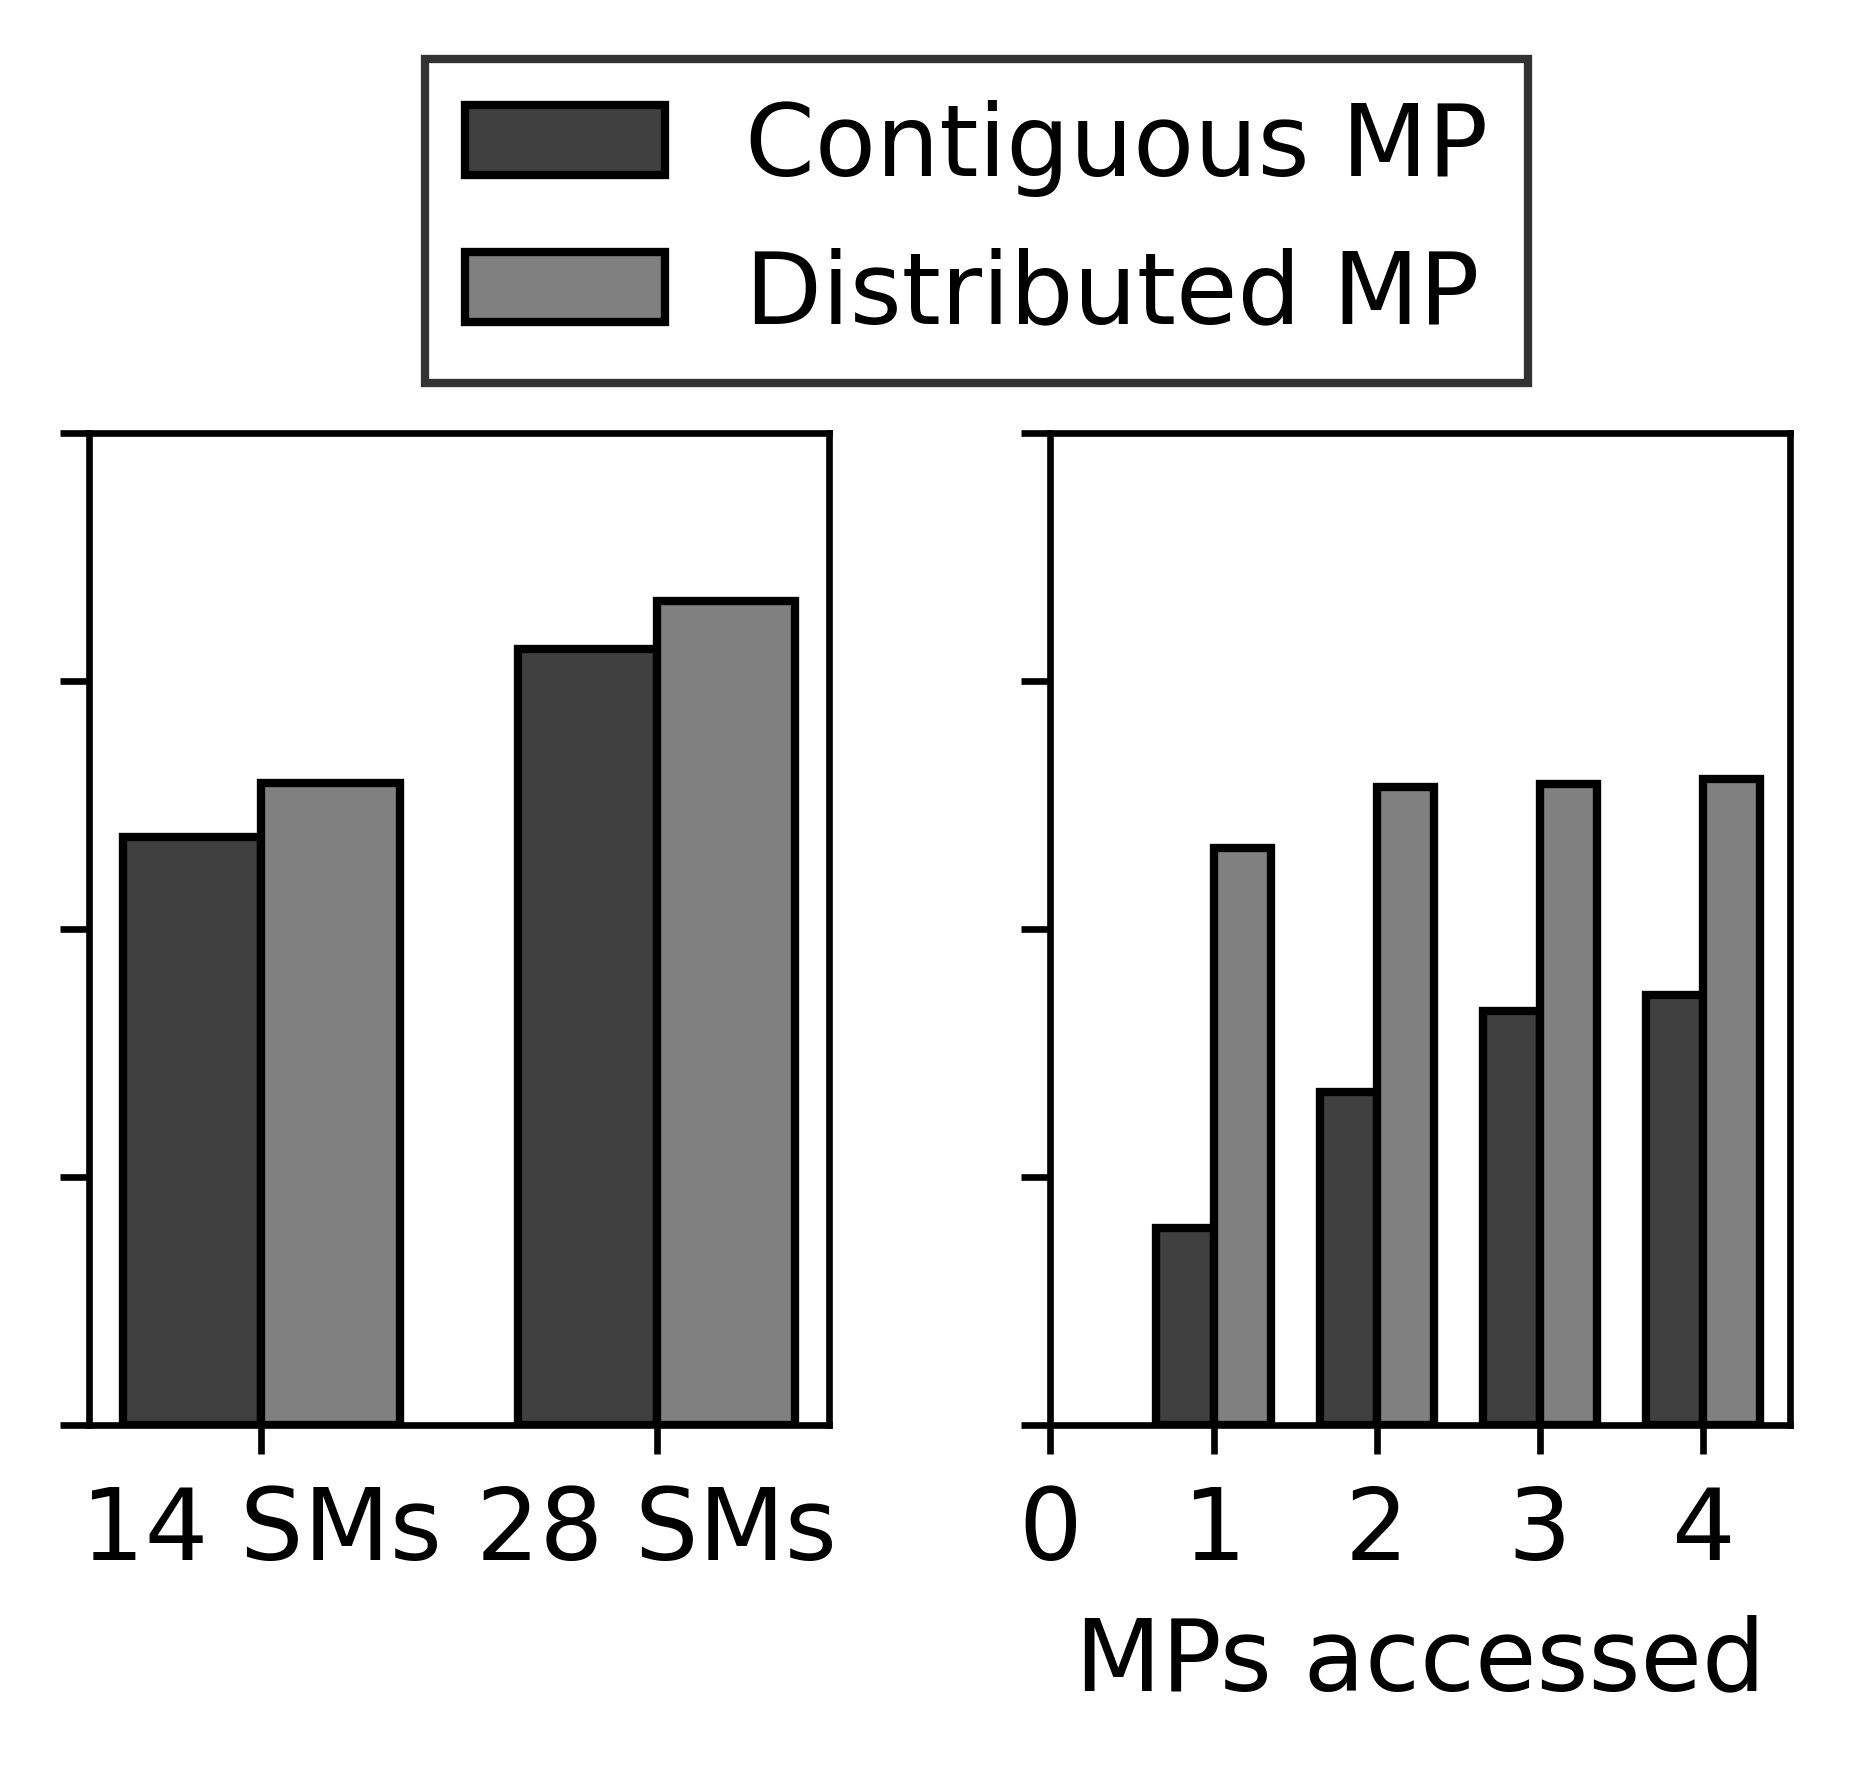

This figure's Python source:
import matplotlib.pyplot as plt
import pandas as pd
import re
import numpy as np

# Set the global font to be DejaVu Sans, size 14 (all text will be this size)
plt.rcParams['font.size'] = 14
plt.rcParams['font.family'] = 'DejaVu Sans'

# Set the font size of the axes to be 12
plt.rcParams['axes.labelsize'] = 12
plt.rcParams['xtick.labelsize'] = 12
plt.rcParams['ytick.labelsize'] = 12

# Initialize lists to store the data
diffMP_data = []
sameMP_data = []
contiguosSMincr = []
diffSMincr = []

# Read the data from the specified files
for i in range(1, 5):
    df = pd.read_csv(f'../1GPCtoIncMP/num{i}_clusters0123_slices8_GPC0_SM14.log', delim_whitespace=True, header=None, skiprows=10)
    if df.shape[0] > 0:
        value = df.iloc[0, -1]
        if isinstance(value, str):
            numeric_part = re.findall('(\d+\.?\d*)', value)[0]
            contiguosSMincr.append(pd.to_numeric(numeric_part))

for i in range(1, 5):
    df = pd.read_csv(f'../1GPCtoIncMP/distributed_SMs/num{i}_clusters0123_slices8_SM14.log', delim_whitespace=True, header=None, skiprows=10)
    if df.shape[0] > 0:
        value = df.iloc[0, -1]
        if isinstance(value, str):
            numeric_part = re.findall('(\d+\.?\d*)', value)[0]
            diffSMincr.append(pd.to_numeric(numeric_part))

# Read the data from the diffMP files
for i in range(14, 30, 14):
    df = pd.read_csv(f'diffMPincr/slices8_sms{i}.log', delim_whitespace=True, header=None, skiprows=10, on_bad_lines='skip')
    if df.shape[0] > 0:
        value = df.iloc[0, -1]
        if isinstance(value, str):
            numeric_part = re.findall('(\d+\.?\d*)', value)[0]
            diffMP_data.append(pd.to_numeric(numeric_part))

# Read the data from the sameMP files
for i in range(14, 30, 14):
    df = pd.read_csv(f'sameMPincr/cluster0_slices8_sm{i}.log', delim_whitespace=True, skiprows=10, header=None, on_bad_lines='skip')
    if df.shape[0] > 0:
        value = df.iloc[0, -1]
        if isinstance(value, str):
            numeric_part = re.findall('(\d+\.?\d*)', value)[0]
            sameMP_data.append(pd.to_numeric(numeric_part))

# Create the figure
plt.figure(figsize=(12/2.54, 6/2.54))

# Create the first subplot
plt.subplot(1, 2, 1)  # 1 row, 2 columns, first plot

# Create the first bar plot
x = np.arange(1, 3)  # Adjusted to have only two bars
width = 0.35  # the width of the bars

plt.bar(x - width/2, sameMP_data, width, color='#404040', edgecolor='black', linewidth=1, label='Contiguous MP')
plt.bar(x + width/2, diffMP_data, width, color='#808080', edgecolor='black', linewidth=1, label='Distributed MP')


# Set the y axis limits and ticks
plt.ylim(0, 800)
# Get current y ticks
yticks = plt.yticks()[0]

# Set y ticks but remove labels
plt.yticks(yticks, labels=[])

# Set the x axis ticks and labels
plt.xticks([1, 2], ['14 SMs', '28 SMs'])


# Create the second subplot
plt.subplot(1, 2, 2)  # 1 row, 2 columns, second plot

x = np.arange(1, 5)  # Adjusted to have only four bars

# Create the second bar plot (you can replace this with your own data)
plt.bar(x - width/2, contiguosSMincr, width, color='#404040', edgecolor='black', linewidth=1, label='Contiguous MP')
plt.bar(x + width/2, diffSMincr, width, color='#808080', edgecolor='black', linewidth=1, label='Distributed MP')

# Set the y axis limits and ticks
plt.ylim(0, 800)
# Get current y ticks
yticks = plt.yticks()[0]

# Set y ticks but remove labels
plt.yticks(yticks, labels=[])

# Set the x axis ticks and labels
plt.xticks(range(5), ['0', '1', '2', '3', '4'])
plt.xlabel('MPs accessed')

plt.subplots_adjust(left=0.2, right=0.8, bottom=0.1, top=0.8, wspace=0.3, hspace=0)

# Add a legend for the entire figure
handles, labels = plt.gca().get_legend_handles_labels()
legend = plt.legend(handles, labels, loc='lower center', bbox_to_anchor=(-0.1, 1), fancybox=False, shadow=False, ncol=1, fontsize=12)

# Set the border color of the legend
frame = legend.get_frame()
frame.set_edgecolor('black')

# Save the plot as a PNG file
plt.savefig('plot2.png', dpi = 600, bbox_inches='tight')
#print (hello world)